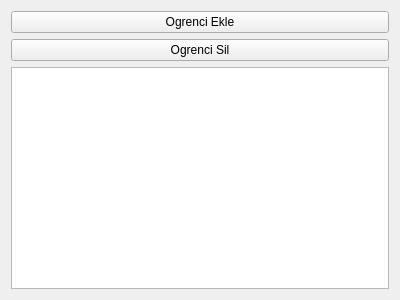
<?xml version="1.0" encoding="UTF-8"?>
<ui version="4.0">
 <class>OgrenciWidget</class>
 <widget class="QWidget" name="OgrenciWidget">
  <property name="geometry">
   <rect>
    <x>0</x>
    <y>0</y>
    <width>400</width>
    <height>300</height>
   </rect>
  </property>
  <property name="windowTitle">
   <string>Form</string>
  </property>
  <layout class="QVBoxLayout" name="verticalLayout">
   <item>
    <widget class="QPushButton" name="ogranciEkleButton">
     <property name="text">
      <string>Ogrenci Ekle</string>
     </property>
    </widget>
   </item>
   <item>
    <widget class="QPushButton" name="ogrenciSilButton">
     <property name="text">
      <string>Ogrenci Sil</string>
     </property>
    </widget>
   </item>
   <item>
    <widget class="QListView" name="ogrenciListView"/>
   </item>
  </layout>
 </widget>
 <resources/>
 <connections/>
</ui>
